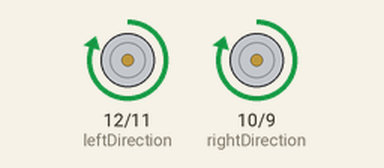
The sketch below on a simulated Arduino Uno, built with avr-gcc and run on an emulated ATmega328P. On the bench: direction and speed pins drawn as motors (green arrow = direction pin HIGH = forward, orange = LOW = backward, longer = more drive).

Above: at 0.8 s.
At 4.3 s:
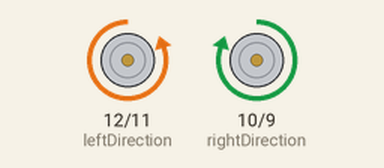
At 9.6 s:
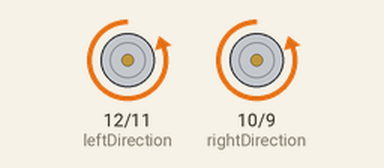
At 18.1 s:
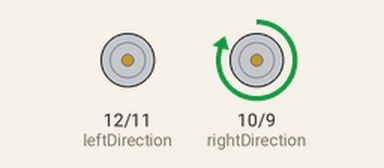
Timing chart, 0 to 20.2 s (numbered marks = the images above):
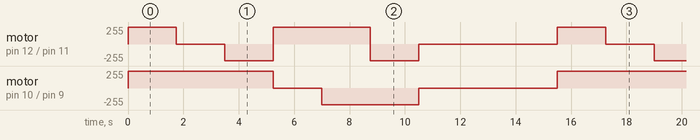

The sketch:

Motion_Test.ino
```cpp
// This code was written by Yahia Amr and his coach Ahmad Zaki
// This code is for testing the motion of the robot by testing the directions and the speeds of each motor
#define leftSpeed 11
#define rightSpeed 9
#define leftDirection 12
#define rightDirection 10
int dt = 1750;
int speed1 = 254;
int speed2 = 254 ;
int dt2 = 4000;


void setup() {
  pinMode(leftSpeed, OUTPUT);
  pinMode(leftDirection, OUTPUT);
  pinMode(rightSpeed, OUTPUT);
  pinMode(rightDirection, OUTPUT);
  Serial.begin(9600);
}

void loop() {

  // forward
  digitalWrite(leftDirection , HIGH);
  digitalWrite(rightDirection , HIGH);
  analogWrite(leftSpeed , speed1);
  analogWrite(rightSpeed , speed1);
  delay(dt);

  // left wide
  digitalWrite(leftDirection , LOW );
  digitalWrite(rightDirection , HIGH );
  analogWrite(leftSpeed , 0 );
  analogWrite(rightSpeed , speed1);
  delay(dt);

  // left tight
  digitalWrite(leftDirection , LOW );
  digitalWrite(rightDirection , HIGH );
  analogWrite(leftSpeed , speed1);
  analogWrite(rightSpeed , speed2);
  delay(dt);

  // right wide
  digitalWrite(leftDirection , HIGH);
  digitalWrite(rightDirection , LOW);
  analogWrite(leftSpeed , speed1 );
  analogWrite(rightSpeed , 0  );
  delay(dt);

  // right tight
  digitalWrite(leftDirection , HIGH);
  digitalWrite(rightDirection , LOW);
  analogWrite(leftSpeed , speed2);
  analogWrite(rightSpeed , speed1);
  delay(dt);

  //backwards
  digitalWrite(leftDirection , LOW);
  digitalWrite(rightDirection , LOW);
  analogWrite(leftSpeed , speed1);
  analogWrite(rightSpeed , speed1);
  delay(dt);

  // stop
  digitalWrite(leftDirection , HIGH);
  digitalWrite(rightDirection , HIGH);
  analogWrite(leftSpeed , 0);
  analogWrite(rightSpeed , 0);

  delay(5000);
}
```

Measured:
- by itself, motor on pin 10 (rightDirection) / pin 9 (rightSpeed): repeats every 15.5 s: stopped 1.8 s, backward 254/255 3.5 s, stopped 5.0 s, forward 254/255 5.3 s
- by itself, motor on pin 12 (leftDirection) / pin 11 (leftSpeed): repeats every 15.5 s: stopped 1.8 s, backward 254/255 1.8 s, forward 254/255 3.5 s, backward 254/255 1.8 s, stopped 5.0 s, forward 254/255 1.8 s
